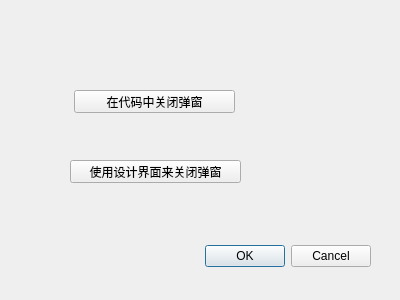
<?xml version="1.0" encoding="UTF-8"?>
<ui version="4.0">
 <class>Dialog1</class>
 <widget class="QDialog" name="Dialog1">
  <property name="geometry">
   <rect>
    <x>0</x>
    <y>0</y>
    <width>400</width>
    <height>300</height>
   </rect>
  </property>
  <property name="windowTitle">
   <string>Dialog</string>
  </property>
  <widget class="QDialogButtonBox" name="buttonBox">
   <property name="geometry">
    <rect>
     <x>30</x>
     <y>240</y>
     <width>341</width>
     <height>32</height>
    </rect>
   </property>
   <property name="orientation">
    <enum>Qt::Horizontal</enum>
   </property>
   <property name="standardButtons">
    <set>QDialogButtonBox::Cancel|QDialogButtonBox::Ok</set>
   </property>
  </widget>
  <widget class="QPushButton" name="pushButton">
   <property name="geometry">
    <rect>
     <x>74</x>
     <y>90</y>
     <width>161</width>
     <height>23</height>
    </rect>
   </property>
   <property name="text">
    <string>在代码中关闭弹窗</string>
   </property>
  </widget>
  <widget class="QPushButton" name="pushButton_2">
   <property name="geometry">
    <rect>
     <x>70</x>
     <y>160</y>
     <width>171</width>
     <height>23</height>
    </rect>
   </property>
   <property name="text">
    <string>使用设计界面来关闭弹窗</string>
   </property>
  </widget>
 </widget>
 <tabstops>
  <tabstop>pushButton_2</tabstop>
  <tabstop>pushButton</tabstop>
 </tabstops>
 <resources/>
 <connections>
  <connection>
   <sender>buttonBox</sender>
   <signal>rejected()</signal>
   <receiver>Dialog1</receiver>
   <slot>reject()</slot>
   <hints>
    <hint type="sourcelabel">
     <x>316</x>
     <y>260</y>
    </hint>
    <hint type="destinationlabel">
     <x>286</x>
     <y>274</y>
    </hint>
   </hints>
  </connection>
  <connection>
   <sender>buttonBox</sender>
   <signal>accepted()</signal>
   <receiver>Dialog1</receiver>
   <slot>accept()</slot>
   <hints>
    <hint type="sourcelabel">
     <x>248</x>
     <y>254</y>
    </hint>
    <hint type="destinationlabel">
     <x>157</x>
     <y>274</y>
    </hint>
   </hints>
  </connection>
  <connection>
   <sender>pushButton_2</sender>
   <signal>clicked()</signal>
   <receiver>Dialog1</receiver>
   <slot>close()</slot>
   <hints>
    <hint type="sourcelabel">
     <x>255</x>
     <y>111</y>
    </hint>
    <hint type="destinationlabel">
     <x>255</x>
     <y>78</y>
    </hint>
   </hints>
  </connection>
 </connections>
</ui>
